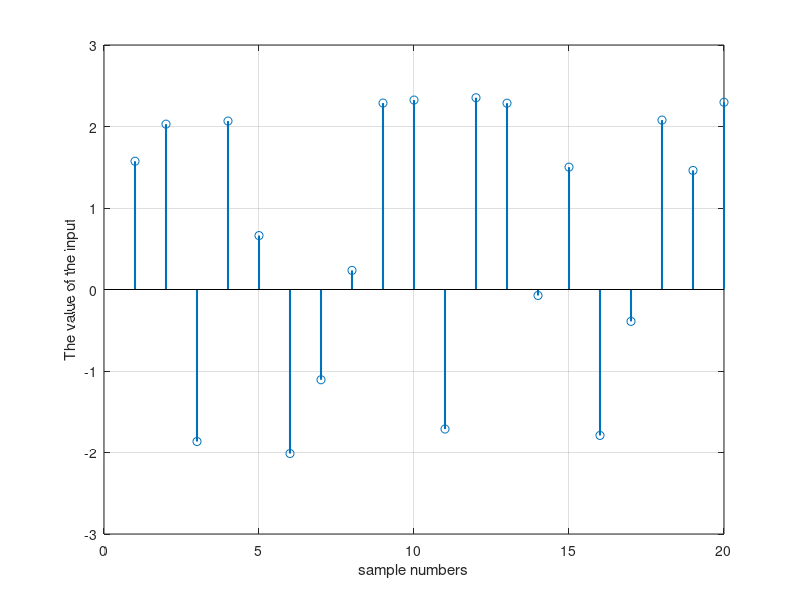
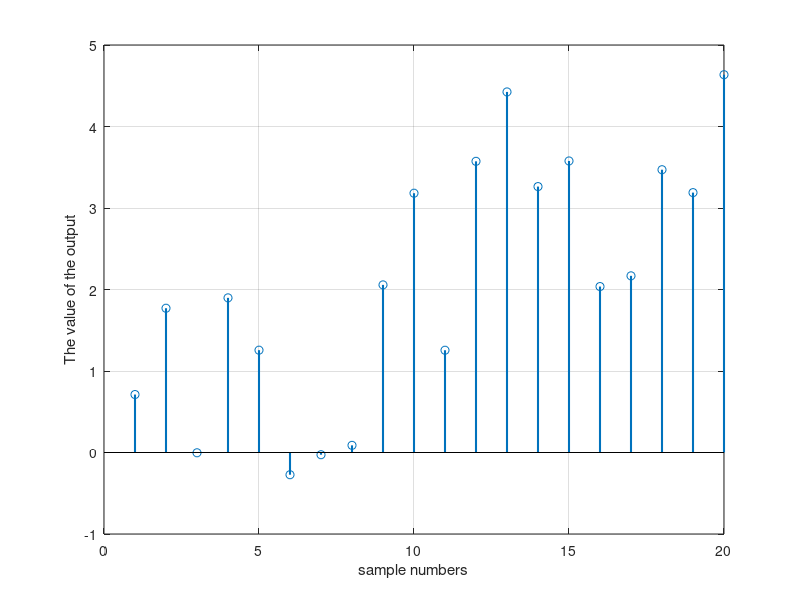

The MATLAB script that drew these images, in order: (Note: this script raises an error after producing the figures.)
clc
clear variables
close all
format compact

%%
load data_exam_2A_hammer.mat

figure(1)
title('Input')
stem(Input,'LineWidth',1.5)
xlabel('sample numbers')
ylabel('The value of the input')
grid on,

figure(2)
title('Output')
stem(Output,'LineWidth',1.5)
xlabel('sample numbers')
ylabel('The value of the output')
grid on,
%% 
N = length(Input);
na = 1;
nb = 2;
tmin = max([na+1,nb]);
size_theta = 4;

y_tilde = Output;
u = Input;
delta_eta = 0.02;
%% Defining the equality constraints
for c = 1:N-tmin+1

    % support matrix  
    supp_mat = zeros(8,size_theta + N);
    
    %theta columns
    supp_mat(2:4,1:3) = eye(3);
    supp_mat(6:8,1:3) = eye(3);
    supp_mat(3:4,4) = ones(2,1);
    
    %eta columns
    supp_mat(5:6,size_theta+c:size_theta+c+1) = flip(eye(2));
    % coef vector
    coef_vec = [y_tilde(c+tmin-1) y_tilde(c+tmin-2) -u(c+tmin-1) -u(c+tmin-2)...
        -1 -1 -u(c+tmin-1)^3 -u(c+tmin-2)^3]';
    % equation structure
    ineqPolySys{c}.noTerms = 8;
    ineqPolySys{c}.typeCone = -1; %equality
    ineqPolySys{c}.dimVar = size_theta + N;
    ineqPolySys{c}.degree = 2;
    ineqPolySys{c}.supports = supp_mat;
    ineqPolySys{c}.coef = coef_vec;


end

%% POP parameters
ubd = [1e10*ones(4,1); delta_eta*ones(N,1)];
lbd = -ubd;

param.relaxOrder = 1;
param.POPsolver = 'active-set'

%% PUI lower bound

for i = 1:size_theta

    objPoly.noTerms = 1;
    objPoly.degree = 1;
    objPoly.typeCone = 1;
    objPoly.dimVar = N + size_theta;

    supp = zeros(1, size_theta + N);
    supp(i) = 1;
    objPoly.supports = supp;
    objPoly.coef = 1;

    [~,~,POP] = sparsePOP(objPoly, ineqPolySys, lbd, ubd, param);
    sol_relaxed_min(i) = POP.xVect(i);
    sol_refined_min(i) = POP.xVectL(i)
end

%%
% PUI upper bound
for i = 1:size_theta
    objPoly.noTerms = 1;
    objPoly.degree = 1;
    objPoly.dimVar = size_theta + N;
    objPoly.typeCone = 1;

    supp = zeros(1, size_theta + N);
    supp(i) = 1;
    objPoly.supports = supp;
    objPoly.coef = -1;

    [~,~,POP] = sparsePOP(objPoly, ineqPolySys, lbd, ubd, param);
    sol_relaxed_max(i) = POP.xVect(i);
    sol_refined_max(i) = POP.xVectL(i)
end

PUI = [sol_refined_min', sol_refined_max']
